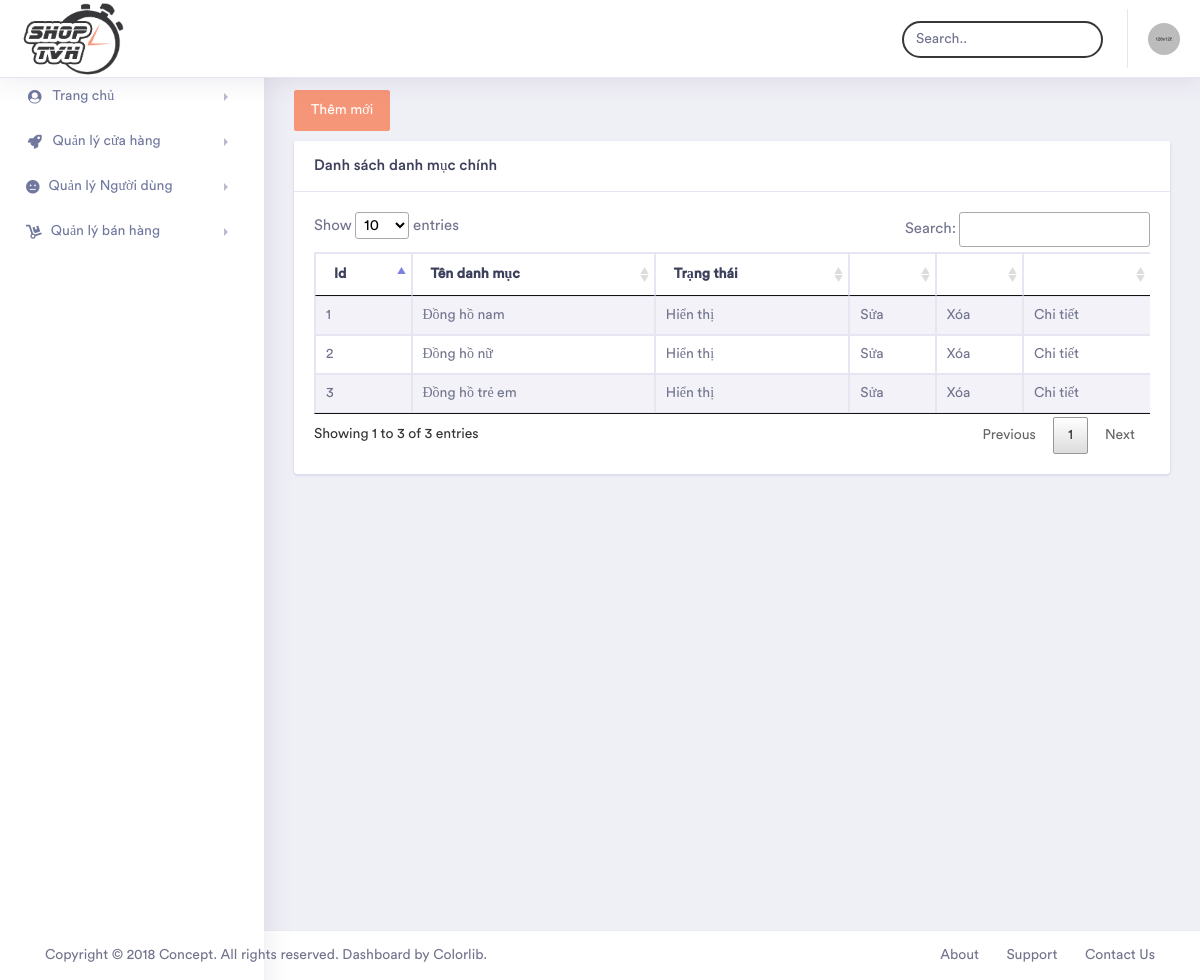
Before: /admin/index.php?module=listcategory (signed in) with the older database file.
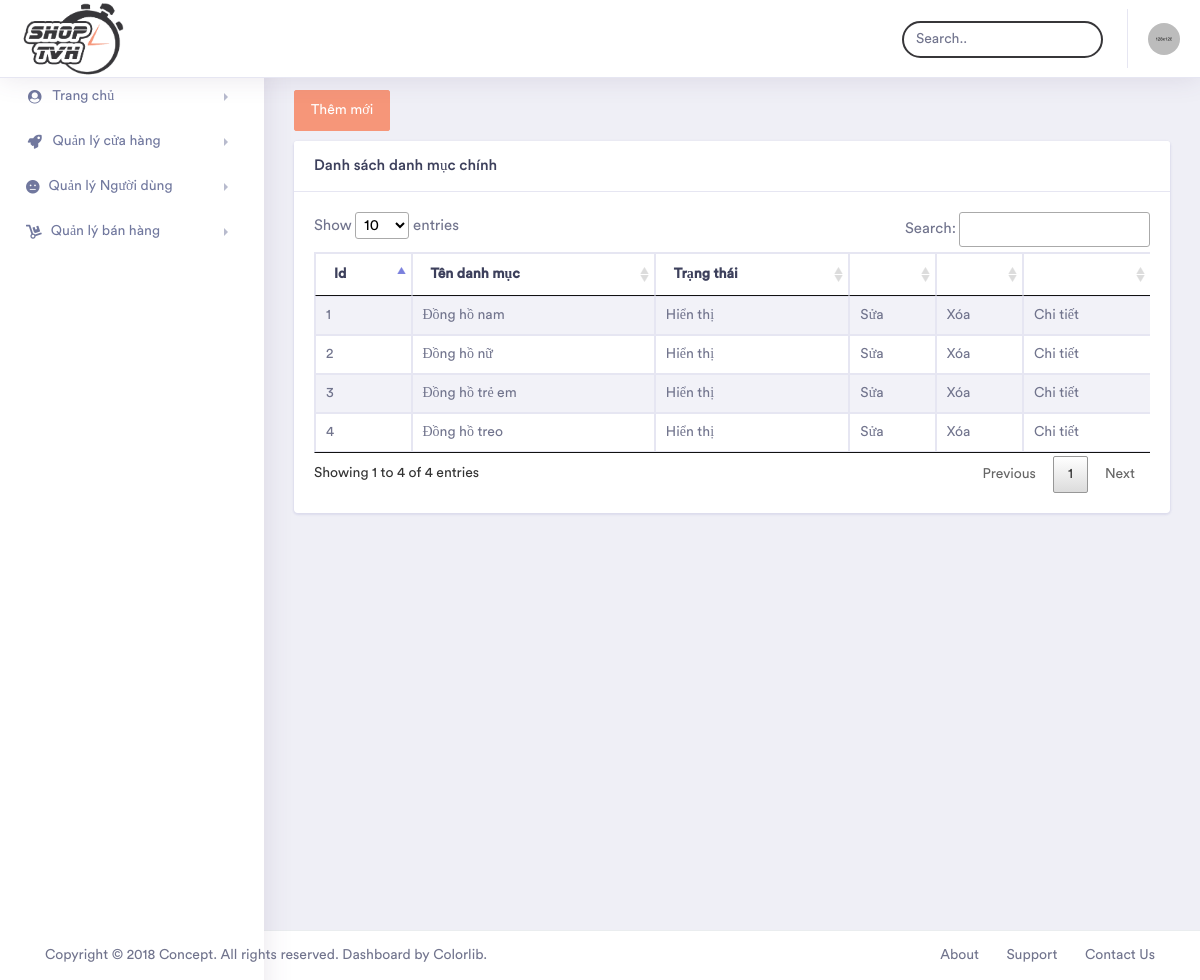
After: the same page with the newer database file.
### tables this page shows
CREATE TABLE `category` (
  `CategoryID` int(11) NOT NULL,
  `CategoryName` varchar(50) NOT NULL,
  `Status` bit(1) NOT NULL
);

### admin/modules/listcategory.php (the view)
<div class="container-fluid  dashboard-content">
    <div class="row">
        <div class="col-xl-12 col-lg-12 col-md-12 col-sm-12 col-12">
            <button type="button" class="btn btn-primary" style="margin-bottom: 10px;">
                <a class="" href="index.php?module=addcategory" style="color: white;">Thêm mới</a>
            </button>
            <div class="card">
                <h5 class="card-header">Danh sách danh mục chính</h5>
                <div class="card-body">
                    <div class="table-responsive">
                        <table id="table_id" class="table table-striped table-bordered first">
                            <thead>
                                <tr>
                                    <th>Id</th>
                                    <th>Tên danh mục</th>
                                    <th>Trạng thái</th>
                                    <th></th>
                                    <th></th>
                                    <th></th>
                                </tr>
                            </thead>
                            <tbody>
                                <?php
                                $sqlSelect = "SELECT * FROM category";
                                $result = mysqli_query($conn, $sqlSelect) or die("Lỗi truy vấn");
                                if (mysqli_num_rows($result) > 0) {
                                    $count = 0;
                                    while ($row = mysqli_fetch_assoc($result)) {
                                        $count++;
                                    ?>
                                    <tr>
                                        <td><?php echo $count?></td>
                                        <td><?php echo $row["CategoryName"]?></td>
                                        <td><?php echo $row["Status"]?"Hiển thị":"Ẩn"?></td>
                                        <td><a href="index.php?module=editcategory&id=<?php echo $row["CategoryID"]?>">Sửa</a></td>
                                        <td><a href="index.php?module=deletecategory&id=<?php echo $row["CategoryID"]?>">Xóa</a></td>
                                        <td><a href="index.php?module=listsubcate&id=<?php echo $row["CategoryID"]?>">Chi tiết</td>
                                    </tr>
                                <?php }
                                    } ?>
                            </tbody>
                        </table>
                    </div>
                </div>
            </div>
        </div>
    </div>
</div>

Changed rows visible on the page:
added category: CategoryName "Đồng hồ treo", Status "Hiển thị"
Other visible differences:
text written by a page script: "Show entries Search: Showing 1 to 3 of 3 entries Previous 1 Next" → "Show entries Search: Showing 1 to 4 of 4 entries Previous 1 Next"
